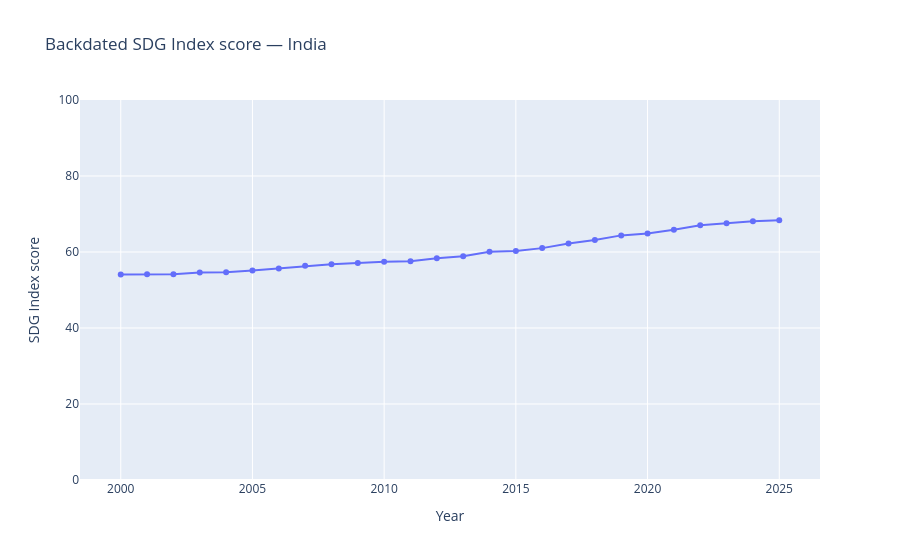

Notebook code for this chart:
### Markdown cell above
## 4. Historical index trend

### Code cell
backdated["sdgi_s"] = pd.to_numeric(backdated["sdgi_s"], errors="coerce")
country = "India"  # Change to any country in backdated['country'].unique()
hist = backdated.loc[backdated["country"].eq(country)].dropna(subset=["sdgi_s"]).sort_values("year")
if hist.empty:
    print("No index history for", country)
else:
    fig = px.line(hist, x="year", y="sdgi_s", markers=True,
                  title=f"Backdated SDG Index score — {country}",
                  labels={"year": "Year", "sdgi_s": "SDG Index score"})
    fig.update_yaxes(range=[0, 100])
    fig.show()
display(hist.head())

### Figure 1 — Plotly figure (JSON) as saved in the notebook; plotly's stock layout.template omitted (floating-point values rounded to 4 significant figures)
{"data": [{"hovertemplate": "Year=%{x}<br>SDG Index score=%{y}<extra></extra>", "legendgroup": "", "line": {"color": "#636efa", "dash": "solid"}, "marker": {"symbol": "circle"}, "mode": "lines+markers", "name": "", "orientation": "v", "showlegend": false, "type": "scatter", "x": [2000, 2001, 2002, 2003, 2004, 2005, 2006, 2007, 2008, 2009, 2010, 2011, 2012, 2013, 2014, 2015, 2016, 2017, 2018, 2019, 2020, 2021, 2022, 2023, 2024, 2025], "xaxis": "x", "y": [54.08, 54.15, 54.13, 54.57, 54.68, 55.14, 55.66, 56.38, 56.79, 57.08, 57.43, 57.57, 58.34, 58.86, 60.07, 60.24, 61.02, 62.22, 63.16, 64.37, 64.87, 65.85, 67.06, 67.55, 68.09, 68.33], "yaxis": "y"}], "layout": {"legend": {"tracegroupgap": 0}, "title": {"text": "Backdated SDG Index score — India"}, "xaxis": {"anchor": "y", "domain": [0, 1], "title": {"text": "Year"}}, "yaxis": {"anchor": "x", "domain": [0, 1], "range": [0, 100], "title": {"text": "SDG Index score"}}}}
